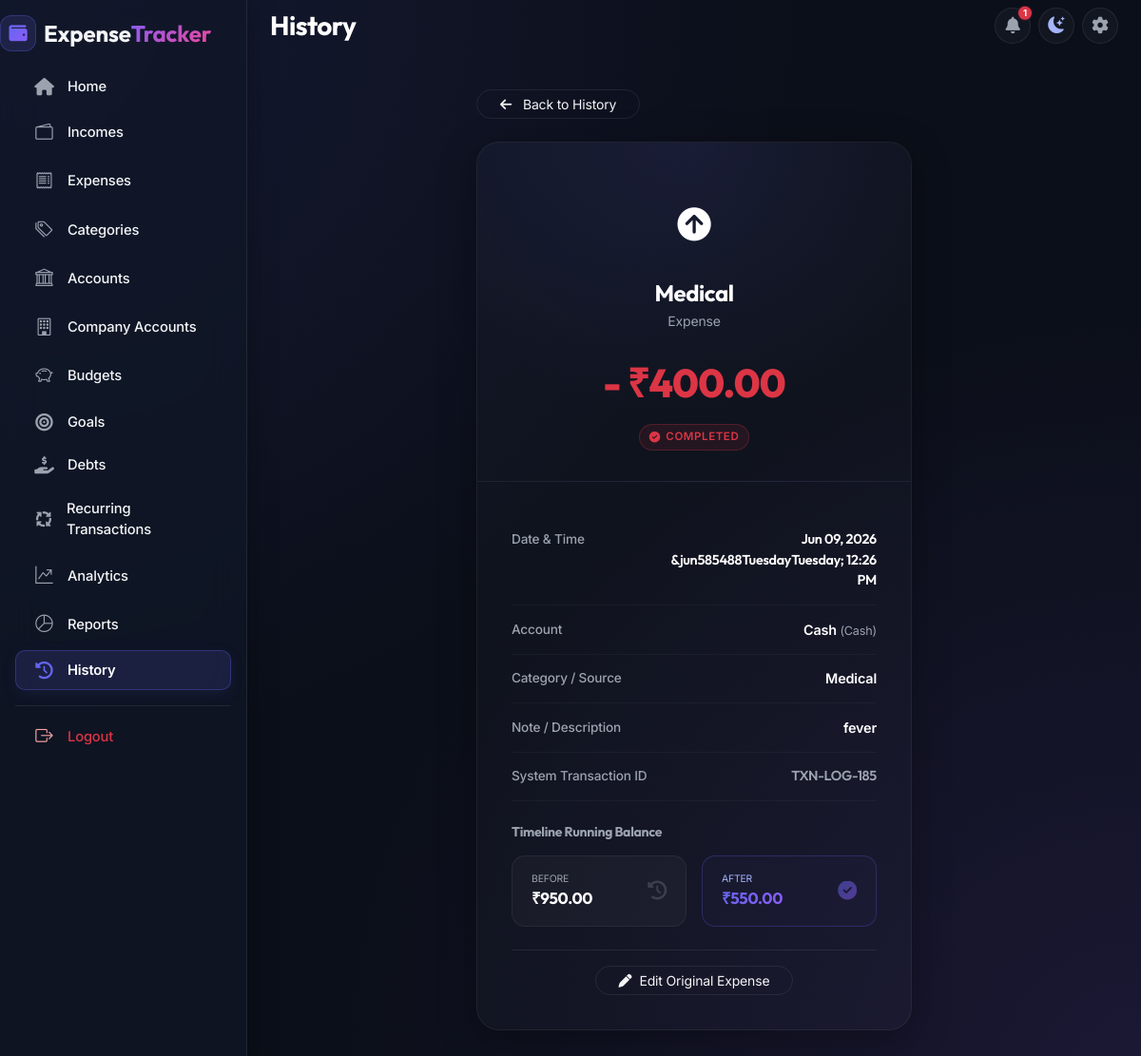
The page /transactions/history/185/ (signed in) on the database its author committed.
### transactions/models.py (models this page shows, shortened)
class TransactionHistory(models.Model):
    ACTIVITY_CHOICES = [
        ('INCOME', 'Income'),
        ('EXPENSE', 'Expense'),
        ('TRANSFER_OUT', 'Transfer Out'),
        ('TRANSFER_IN', 'Transfer In'),
        ('ADJUSTMENT', 'Balance Adjustment'),
        ('CREATION', 'Account Creation'),
    ]
    user = models.ForeignKey(User, on_delete=models.CASCADE, related_name='transaction_histories')
    activity_type = models.CharField(max_length=20, choices=ACTIVITY_CHOICES)
    account = models.ForeignKey('accounts.Account', on_delete=models.CASCADE, related_name='transaction_histories')
    to_account = models.ForeignKey('accounts.Account', on_delete=models.SET_NULL, null=True, blank=True, related_name='transaction_histories_to')
    amount = models.DecimalField(max_digits=12, decimal_places=2)
    balance_before = models.DecimalField(max_digits=12, decimal_places=2)
    balance_after = models.DecimalField(max_digits=12, decimal_places=2)
    category_name = models.CharField(max_length=100, blank=True)
    description = models.TextField(blank=True, null=True)
    date = models.DateField(default=timezone.localdate)
    timestamp = models.DateTimeField(default=timezone.now)
    income = models.ForeignKey('income.Income', on_delete=models.CASCADE, null=True, blank=True)
    expense = models.ForeignKey('expenses.Expense', on_delete=models.CASCADE, null=True, blank=True)
    transfer = models.ForeignKey('accounts.AccountTransfer', on_delete=models.CASCADE, null=True, blank=True)
    class Meta:
        ordering = ['-date', '-timestamp']
        verbose_name_plural = "Transaction Histories"
    @property
    def title(self):
        if self.activity_type == 'EXPENSE' and self.expense:
            return self.expense.name
        return self.category_name

### expenses/models.py (models this page shows, shortened)
class Expense(models.Model):
    user = models.ForeignKey(User, on_delete=models.CASCADE, related_name='expenses')
    account = models.ForeignKey('accounts.Account', on_delete=models.CASCADE, related_name='expenses', null=True, blank=True)
    name = models.CharField(max_length=200)
    amount = models.DecimalField(max_digits=12, decimal_places=2)
    date = models.DateField()
    description = models.TextField(blank=True, null=True)
    category = models.ForeignKey(Category, on_delete=models.SET_NULL, null=True, blank=True, related_name='expenses')
    labels = models.ManyToManyField(Label, blank=True, related_name='expenses')
    created_at = models.DateTimeField(auto_now_add=True)
    updated_at = models.DateTimeField(auto_now=True)
    class Meta:
        ordering = ['-date', '-created_at']

### accounts/models.py (models this page shows, shortened)
class Account(models.Model):
    ACCOUNT_TYPES = [
        ('Cash', 'Cash'),
        ('Bank Account', 'Bank Account'),
        ('Wallet', 'Wallet'),
        ('Credit Card', 'Credit Card'),
        ('UPI', 'UPI'),
    ]
    user = models.ForeignKey(User, on_delete=models.CASCADE, related_name='financial_accounts')
    name = models.CharField(max_length=100)
    account_type = models.CharField(max_length=50, choices=ACCOUNT_TYPES)
    initial_balance = models.DecimalField(max_digits=12, decimal_places=2, default=Decimal('0.00'))
    minimum_balance = models.DecimalField(max_digits=12, decimal_places=2, default=Decimal('0.00'), blank=True)
    STATUS_CHOICES = [
        ('ACTIVE', 'Active'),
        ('INACTIVE', 'Inactive'),
        ('CLOSED', 'Closed'),
    ]
    status = models.CharField(max_length=20, choices=STATUS_CHOICES, default='ACTIVE')
    notes = models.TextField(blank=True, null=True)
    created_at = models.DateTimeField(auto_now_add=True)
    updated_at = models.DateTimeField(auto_now=True)
    class Meta:
        ordering = ['name']
    def __str__(self):
        return f"{self.name} ({self.account_type})"
    @property
    def current_balance(self):
        if hasattr(self, '_current_balance_cache'):
            return self._current_balance_cache
        if hasattr(self, '_total_income'):
            self._current_balance_cache = (
                Decimal(str(self.initial_balance)) +
                Decimal(str(self._total_income)) -
                Decimal(str(self._total_expense)) +
                Decimal(str(self._incoming_transfers)) -
                Decimal(str(self._outgoing_transfers))
            )
            return self._current_balance_cache
    @property
    def effective_minimum_balance(self):
        threshold = self.minimum_balance
        if not threshold or threshold <= 0:
            try:
                user = self.user
                settings = getattr(user, '_settings_cache', None) or getattr(user, 'settings', None)
                if settings:
                    if not hasattr(user, '_settings_cache'):
                        user._settings_cache = settings
                    threshold = settings.low_balance_default_minimum
                else:
                    threshold = Decimal('0.00')
            except Exception:
                threshold = Decimal('0.00')
        return threshold
    @property
    def is_below_minimum(self):
        if self.status == 'CLOSED':
            return False
        try:
            user = self.user
            settings = getattr(user, '_settings_cache', None) or getattr(user, 'settings', None)
            if settings:
                if not hasattr(user, '_settings_cache'):
                    user._settings_cache = settings
                show_alerts = settings.low_balance_alerts
            else:
                show_alerts = True
        except Exception:
            show_alerts = True
        if not show_alerts:
            return False
        threshold = self.effective_minimum_balance
        if threshold and threshold > 0:
            return self.current_balance <= threshold
        return False
    @property
    def shortage(self):
        threshold = self.effective_minimum_balance
        if threshold and threshold > 0 and self.current_balance <= threshold:
            return threshold - self.current_balance
        return Decimal('0.00')

### transactions/views.py (the view)
# urls.py: path('transactions/history/<int:pk>/', views.TransactionHistoryDetailView.as_view(), name='transaction-history-detail'),
class TransactionHistoryDetailView(LoginRequiredMixin, DetailView):
    model = TransactionHistory
    template_name = 'transactions/transaction_history_detail.html'
    context_object_name = 'event'
    def get_queryset(self):
        return TransactionHistory.objects.filter(user=self.request.user)

### transactions/templates/transactions/transaction_history_detail.html (shortened to what this page needs)
{% extends 'base.html' %}
{% block content %}
<div class="container py-5 d-flex justify-content-center">
    <div class="col-md-8 col-lg-6">
        <a href="{% url 'transaction-history' %}" class="btn btn-outline-custom rounded-pill px-4 mb-4 btn-sm">
            <i class="fa-solid fa-arrow-left me-2"></i> Back to History
        </a>
        <div class="detail-card text-white">
            <div class="detail-header-glow">
                <div class="detail-icon-circle
                    {% if event.activity_type == 'INCOME' %}icon-income
                    {% elif event.activity_type == 'EXPENSE' %}icon-expense
                    {% elif event.activity_type == 'TRANSFER_OUT' %}icon-transfer-out
                    {% elif event.activity_type == 'TRANSFER_IN' %}icon-transfer-in
                    {% elif event.activity_type == 'ADJUSTMENT' %}icon-adjustment
                    {% elif event.activity_type == 'CREATION' %}icon-creation
                    {% endif %}">
                    {% if event.activity_type == 'INCOME' %}<i class="fa-solid fa-circle-arrow-down"></i>
                    {% elif event.activity_type == 'EXPENSE' %}<i class="fa-solid fa-circle-arrow-up"></i>
                    {% elif event.activity_type == 'TRANSFER_OUT' %}<i class="fa-solid fa-right-from-bracket"></i>
                    {% elif event.activity_type == 'TRANSFER_IN' %}<i class="fa-solid fa-right-to-bracket"></i>
                    {% elif event.activity_type == 'ADJUSTMENT' %}<i class="fa-solid fa-sliders"></i>
                    {% elif event.activity_type == 'CREATION' %}<i class="fa-solid fa-circle-plus"></i>
                    {% endif %}
                </div>
                <h4 class="fw-bold font-outfit mb-1">{{ event.title }}</h4>
                <p class="text-muted-custom small mb-4">{{ event.get_activity_type_display }}</p>
                <div class="detail-amount
                    {% if event.activity_type == 'INCOME' or event.activity_type == 'TRANSFER_IN' or event.activity_type == 'CREATION' %}text-success
                    {% elif event.activity_type == 'EXPENSE' or event.activity_type == 'TRANSFER_OUT' %}text-danger
                    {% else %}text-warning
                    {% endif %}">
                    {% if event.activity_type == 'INCOME' or event.activity_type == 'TRANSFER_IN' or event.activity_type == 'CREATION' %}+
                    {% elif event.activity_type == 'EXPENSE' or event.activity_type == 'TRANSFER_OUT' %}-
                    {% endif %}{{ currency_symbol }}{{ event.amount|floatformat:2 }}
                </div>
                <div class="detail-status-pill mt-2
                    {% if event.activity_type == 'INCOME' or event.activity_type == 'TRANSFER_IN' or event.activity_type == 'CREATION' %}bg-success bg-opacity-10 text-success border border-success border-opacity-25
                    {% elif event.activity_type == 'EXPENSE' or event.activity_type == 'TRANSFER_OUT' %}bg-danger bg-opacity-10 text-danger border border-danger border-opacity-25
                    {% else %}bg-warning bg-opacity-10 text-warning border border-warning border-opacity-25
                    {% endif %}">
                    <i class="fa-solid fa-circle-check"></i> Completed
                </div>
            </div>
            <div class="detail-body">
                <div class="detail-row">
                    <span class="detail-label">Date &amp; Time</span>
                    <span class="detail-value font-outfit">{{ event.timestamp|date:"M d, Y &bull; h:i A" }}</span>
                </div>
                <div class="detail-row">
                    <span class="detail-label">Account</span>
                    <span class="detail-value">{{ event.account.name }} <span class="text-muted-custom small fw-normal">({{ event.account.account_type }})</span></span>
                </div>
                {% if event.activity_type == 'EXPENSE' or event.activity_type == 'INCOME' %}
                <div class="detail-row">
                    <span class="detail-label">Category / Source</span>
                    <span class="detail-value">{{ event.category_name }}</span>
                </div>
                {% endif %}
                <div class="detail-row">
                    <span class="detail-label">Note / Description</span>
                    <span class="detail-value text-white">{{ event.description|default:"-" }}</span>
                </div>
                <div class="detail-row">
                    <span class="detail-label">System Transaction ID</span>
                    <span class="detail-value font-outfit text-muted-custom small">TXN-LOG-{{ event.pk }}</span>
                </div>
                <h6 class="fw-bold font-outfit text-muted-custom small uppercase mt-4 mb-3">Timeline Running Balance</h6>
                <div class="row g-3">
                    <div class="col-6">
                        <div class="balance-box">
                            <div>
                                <span class="text-muted-custom d-block" style="font-size: 0.65rem; text-transform: uppercase;">Before</span>
                                <strong class="font-outfit text-white" style="font-size: 1.05rem;">{{ currency_symbol }}{{ event.balance_before|floatformat:2 }}</strong>
                            </div>
                            <i class="fa-solid fa-clock-rotate-left text-muted-custom fs-5 opacity-25"></i>
                        </div>
                    </div>
                    <div class="col-6">
                        <div class="balance-box" style="border-color: rgba(99, 102, 241, 0.25); background: rgba(99, 102, 241, 0.03);">
                            <div>
                                <span class="text-muted-custom d-block" style="font-size: 0.65rem; text-transform: uppercase; color: #a5b4fc !important;">After</span>
                                <strong class="font-outfit text-gradient" style="font-size: 1.05rem;">{{ currency_symbol }}{{ event.balance_after|floatformat:2 }}</strong>
                            </div>
                            <i class="fa-solid fa-circle-check text-gradient fs-5 opacity-50"></i>
                        </div>
                    </div>
                </div>
                <div class="mt-4 pt-3 border-top border-glass text-center">
                    {% if event.income %}
                    <a href="{% url 'income-edit' event.income.pk %}" class="btn btn-outline-custom btn-sm rounded-pill px-4">
                        <i class="fa-solid fa-pen me-2"></i>Edit Original Income
                    </a>
                    {% elif event.expense %}
                    <a href="{% url 'expense-edit' event.expense.pk %}" class="btn btn-outline-custom btn-sm rounded-pill px-4">
                        <i class="fa-solid fa-pen me-2"></i>Edit Original Expense
                    </a>
                    {% endif %}
                </div>
            </div>
        </div>
    </div>
</div>
{% endblock %}

### rows shown on the page
TransactionHistory: title "Medical", activity_type "Expense", amount "400.00", timestamp "Jun 09, 2026 &jun585488TuesdayTuesday; 12:26 PM", account.name "Cash", account.account_type "Cash", category_name "Medical", description "fever", pk "185", balance_before "950.00", balance_after "550.00"

### other values the page prints
{{ total_alerts }} "1"
{{ currency_symbol }} "₹"
